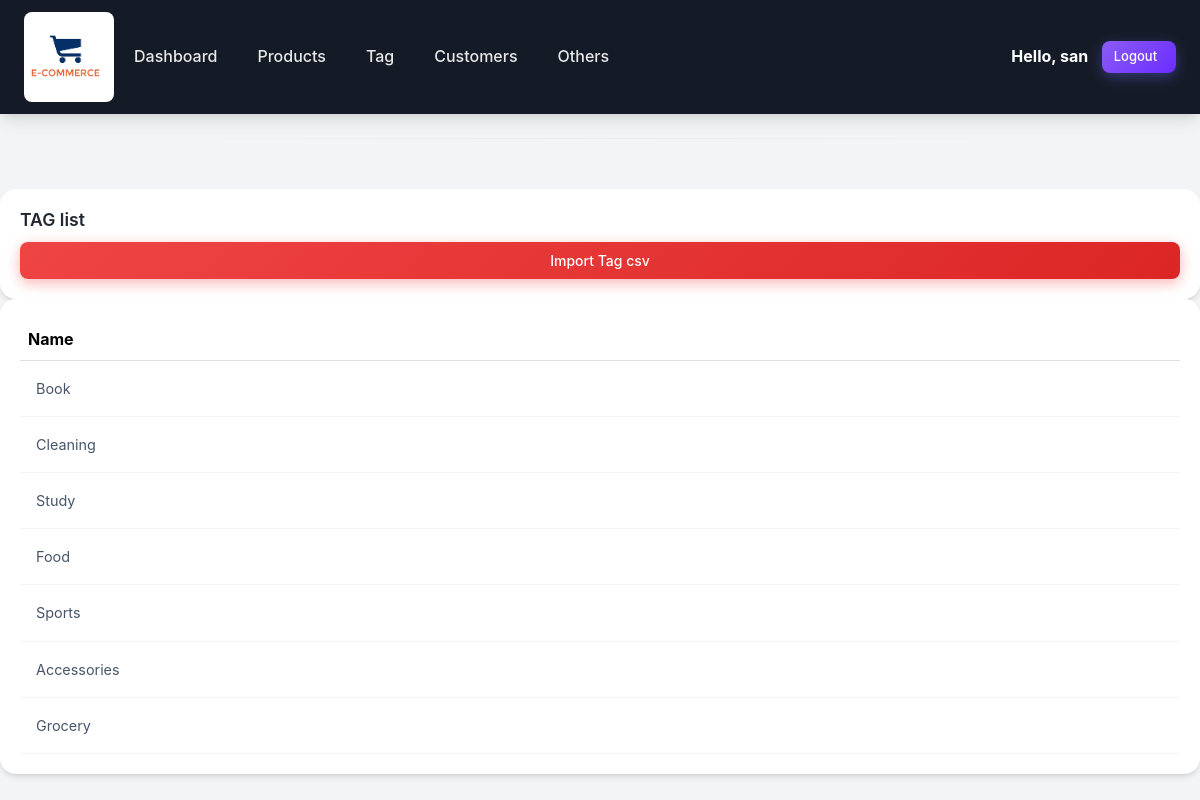
Page /tag/ (signed in) on the committed database.
### acc/models.py (models this page shows, shortened)
class Tag(models.Model):
    name=models.CharField(max_length=200,null=True)

### acc/views.py (the view)
# urls.py: path('tag/',views.tag_list,name='tag'),
@login_required(login_url='login')
def tag_list(request):
    tag=Tag.objects.all()
    context={'tag':tag}
    return render(request,'acc/tag.html',context)

### template/acc/tag.html
{%  extends 'base.html' %}
{% load static %}
{% block content %}
		<br>
		<div class="row">
			<div class="col-md">
				<div class="card card-body">
					<h5>TAG list</h5>
	<a class="btn btn-danger btn-block" href="{% url 'import_tag' %}">Import Tag csv</a>
				</div>
				<div class="card card-body">
					<table class="table">
						<tr>
							<th>Name</th>
						</tr>
						{% for i in tag %}
							<tr>
								<td>{{i.name}}</td>
							</tr>
						{% endfor %}
					</table>
				</div>
			</div>
		</div>
{% endblock content %}

### template/navbar.html (shortened to what this page needs)
{% load static %}
<nav class="navbar navbar-expand-lg navbar-dark bg-dark">
  <img src="{% static 'images/ecommerce.jpg' %}" height="120" width="90">
  <div class="collapse navbar-collapse" id="navbarNav">
    <ul class="navbar-nav">
      <li class="nav-item active">
        <a class="nav-link" href="{% url 'home' %}">Dashboard</a>
      </li>
      <li class="nav-item">
        <a class="nav-link" href="{% url 'product' %}">Products</a>
      </li>
      <li class="nav-item">
        <a class="nav-link" href="{% url 'tag' %}">Tag</a>
      </li>
      <li class="nav-item">
        <a class="nav-link" href="{% url 'customers' %}">Customers</a>
      </li>
      <li class="nav-item">
        <a class="nav-link" href="{% url 'image' %}">Others</a>
      </li>
    </ul>
  </div>
  <span class="hello-msg text-white"><strong>Hello,</strong><strong> {{request.user}}</strong>&nbsp;&nbsp;&nbsp; </span>
  <span><a class="btn btn-primary btn-sm" href="{% url 'logout' %}">Logout&nbsp;&nbsp;</a></span>
</nav>

### static/css/style.css (style rules this page uses)
:root { --primary-color: #8b5cf6; --primary-dark: #6b2cff; --primary-light: #a77dff; --secondary-color: #64748b; --success-color: #10b981; --warning-color: #f59e0b; --danger-color: #ef4444; --info-color: #06b6d4; --dark-color: #151b26; --light-color: #f3f4f6; --white: #ffffff; --black: #000000; --gray-100: #f1f5f9; --gray-200: #e2e8f0; --gray-300: #cbd5e1; --gray-400: #94a3b8; --gray-500: #64748b; --gray-600: #475569; --gray-700: #222831; --shadow-sm: 0 1px 2px 0 rgb(0 0 0 / 0.05); --shadow-md: 0 4px 6px -1px rgb(0 0 0 / 0.1), 0 2px 4px -2px rgb(0 0 0 / 0.1); --shadow-lg: 0 10px 15px -3px rgb(0 0 0 / 0.1), 0 4px 6px -4px rgb(0 0 0 / 0.1); --shadow-xl: 0 20px 25px -5px rgb(0 0 0 / 0.1), 0 8px 10px -6px rgb(0 0 0 / 0.1); --radius-sm: 0.375rem; --radius-md: 0.5rem; --radius-lg: 0.75rem; --radius-xl: 1rem; --transition: all 0.3s ease; }
* { margin: 0; padding: 0; box-sizing: border-box; }
body { background: var(--light-color); color: var(--gray-700); font-family: 'Inter', -apple-system, BlinkMacSystemFont, 'Segoe UI', Roboto, sans-serif; min-height: 100vh; line-height: 1.6; }
.navbar { background: var(--dark-color) !important; padding: 0.75rem 1.5rem; box-shadow: var(--shadow-lg); }
.navbar-dark .navbar-nav .nav-link { color: rgba(255, 255, 255, 0.9); font-weight: 500; padding: 0.5rem 1rem; border-radius: var(--radius-md); transition: var(--transition); margin: 0 0.25rem; }
.card { border: none; border-radius: var(--radius-xl); box-shadow: var(--shadow-md); transition: var(--transition); background: var(--white); overflow: hidden; }
.card-body { padding: 1.25rem; }
.table { margin-bottom: 0; width: 100%; }
.table tbody td { padding: 1rem; vertical-align: middle; border-bottom: 1px solid var(--gray-100); color: var(--gray-600); font-size: 0.9rem; }
.table tbody tr { transition: var(--transition); }
.btn { font-weight: 500; padding: 0.5rem 1rem; border-radius: var(--radius-md); transition: var(--transition); font-size: 0.875rem; border: none; cursor: pointer; text-decoration: none; display: inline-block; }
.btn-primary { background: linear-gradient(135deg, var(--primary-color) 0%, var(--primary-dark) 100%); color: var(--white); box-shadow: 0 4px 14px rgba(99, 102, 241, 0.4); }
.btn-danger { background: linear-gradient(135deg, var(--danger-color) 0%, #dc2626 100%); color: var(--white); box-shadow: 0 4px 14px rgba(239, 68, 68, 0.4); }
.btn-sm { padding: 0.375rem 0.75rem; font-size: 0.8125rem; }
.btn-block { display: block; width: 100%; text-align: center; }
img { max-width: 100%; height: auto; border-radius: var(--radius-md); box-shadow: var(--shadow-sm); transition: var(--transition); }
h1, h2, h3, h4, h5, h6 { color: var(--gray-700); font-weight: 600; margin-bottom: 1rem; }
h5 { font-size: 1.1rem; color: var(--gray-700); margin-bottom: 0.75rem; }
a { text-decoration: none; transition: var(--transition); }
.row { margin: 0 -0.75rem; }
.row > [class*="col"] { padding: 0 0.75rem; }
.card { animation: fadeInUp 0.5s ease forwards; }
.col-md .card:nth-child(1) { animation-delay: 0.05s; }
.col-md .card:nth-child(2) { animation-delay: 0.1s; }

### rows in the picture
Tag: name "Book"
Tag: name "Cleaning"
Tag: name "Study"
Tag: name "Food"
Tag: name "Sports"
Tag: name "Accessories"
Tag: name "Grocery"

### other values in the picture
{{ request.user }} "san"
